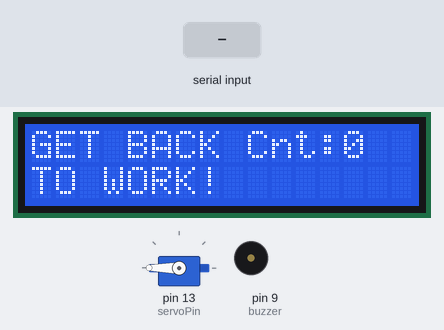
A sketch run on a simulated Arduino Uno, built with avr-gcc and run on an emulated ATmega328P. On the bench: 16×2 character LCD, servo, buzzer (waves = sounding). The test bench sets the inputs (shaded band). What the sketch prints to the serial monitor is not drawn.

Above: at 1.2 s.
1.3 s: "F\n" received over Serial
At 1.7 s:
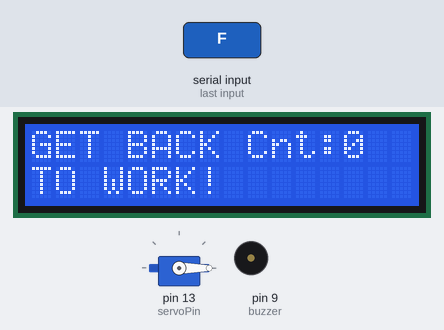
At 2.3 s:
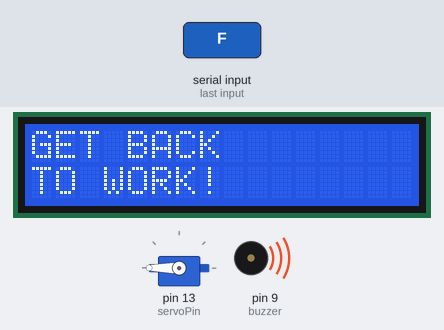
4.3 s: "F\n" received over Serial
At 7.6 s:
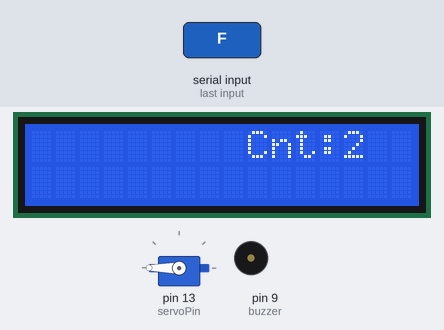
Timing chart, 0 to 9.1 s (numbered marks = the images above; inputs shaded):
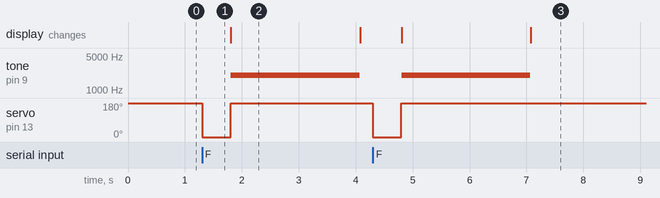

The sketch:

firmware.ino
```cpp
#include <LiquidCrystal.h>
#include <Servo.h>

// ---------- LCD ----------
const int rs = 12, en = 11, d4 = 5, d5 = 4, d6 = 3, d7 = 2;
LiquidCrystal lcd(rs, en, d4, d5, d6, d7);

// ---------- Servo ----------
Servo myServo;
const int servoPin = 13;
const int buzzer = 9;

// ---------- Counter ----------
int distracted_counter = 0;
bool busy = false;

// ---------- Display counter ----------
void showCounter() {
  lcd.setCursor(9, 0);
  lcd.print("Cnt:");

  lcd.setCursor(13, 0);
  lcd.print("    ");        // clear old digits
  lcd.setCursor(13, 0);
  lcd.print(distracted_counter);
}

void setup() {
  Serial.begin(9600);
  Serial.println("Arduino RESET");

  pinMode(buzzer, OUTPUT); // Set buzzer - pin 9 as an output

  lcd.begin(16, 2);
  lcd.print("GET BACK");
  lcd.setCursor(0, 1);
  lcd.print("TO WORK!");

  myServo.attach(servoPin);
  myServo.write(200);

  showCounter();             // show initial 0
}

void loop() {

  if (Serial.available()) {

    // Read full command (handles \n, \r, spam, etc.)
    String cmd = Serial.readStringUntil('\n');
    cmd.trim();

    if (cmd == "F" && !busy) {
      busy = true;

      // ---- Servo ----
      myServo.write(0);
      delay(500);
      myServo.write(180);


      // ---- Increment counter ----
      distracted_counter++;
      showCounter();

      // ---- Flash LCD 3 times ----
      for (int i = 0; i < 3; i++) {
        lcd.clear();
        lcd.setCursor(0, 0);
        lcd.print("GET BACK");
        lcd.setCursor(0, 1);
        lcd.print("TO WORK!");
        tone(buzzer, 2000); // Send 1KHz sound signal...
        delay(750);
        noTone(buzzer);     // Stop sound...

        showCounter();       // redraw after clear
      }

      lcd.clear();
      showCounter();
      busy = false;
    }
  }
}
```

Measured:
- after the input at 1.3 s, tone on pin 9 (buzzer): silent → 2000 Hz after 0.51 s, → silent 2.3 s later; servo on pin 13 (servoPin): 180° → 0° at once, → 180° 0.50 s later
- after the input at 4.3 s, tone on pin 9 (buzzer): silent → 2000 Hz after 0.51 s, → silent 2.3 s later; servo on pin 13 (servoPin): 180° → 0° at once, → 180° 0.50 s later; the display: first changes after 0.51 s (image 3 shows a later state)
- what the display in image 2 shows lasts 2.3 s, from 1.8 s to 4.1 s
